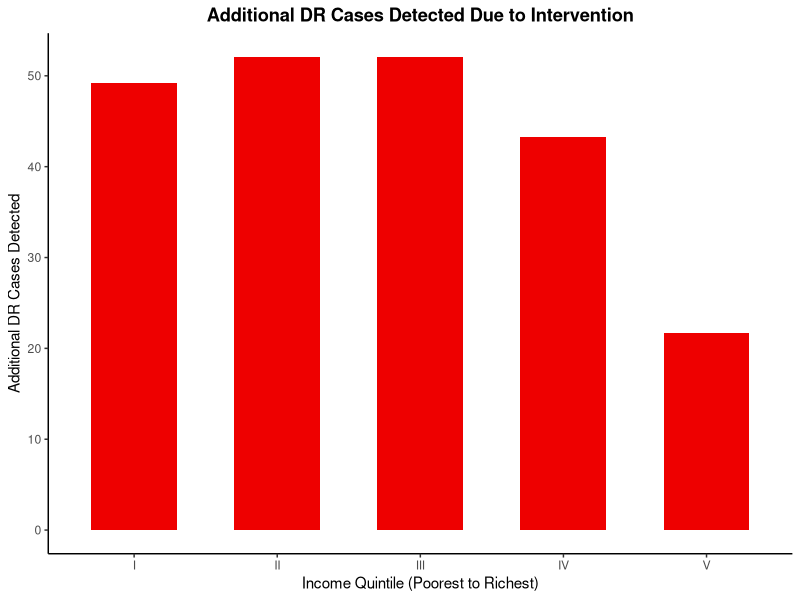
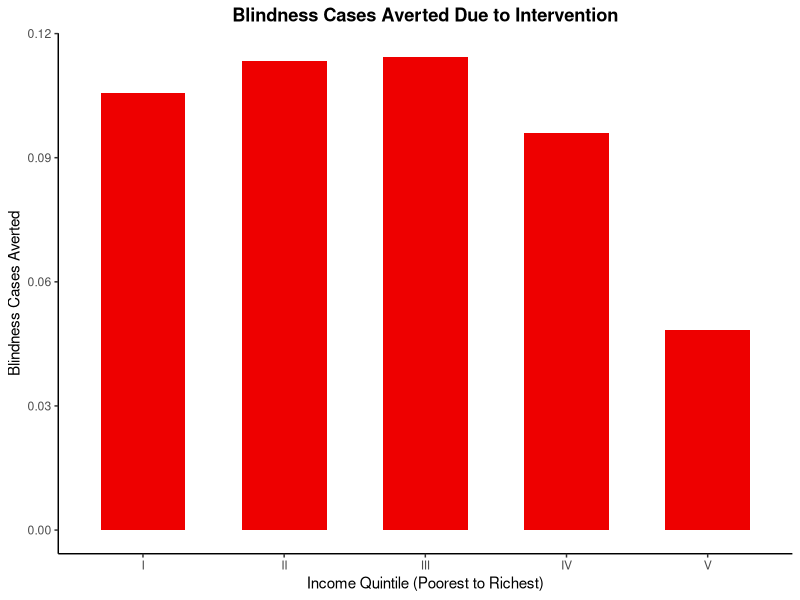

These figures' R source, in order:

#health benefit calculation and disaggregation 
#cases of DR detected and cases of blindness averted due to intervention

input <- read.csv("input table new.csv")
input$Value <- as.numeric(gsub(",", "", input$Value)) 



get_val <- function(name) input$Value[input$Parameters == name]
quintiles <- 1:5

#section 1: Additional DR cases detected due to intervention  
#1.1 estimating the cases of DR detected before the screening intervention in each income quintile

dr_baseline <- sapply(quintiles, function(i) {
  get_val(paste0("pop_", i)) *
    get_val(paste0("dr_", i)) *
    get_val(paste0("pcu_", i)) *
    get_val("cov_b") *
    get_val("sens_b")})

#1.2 estimating the cases of DR detected after the screening intervention in each income quintile
dr_inv <- sapply(quintiles, function(i) {
  get_val(paste0("pop_", i)) *
    get_val(paste0("dr_", i)) *
    get_val(paste0("pcu_", i)) *
    get_val("cov_inv") *
    get_val("sens_inv")})

#1.3 estimating the difference in number of DR cases detected per quintile and plot 

dr_detected <- dr_inv - dr_baseline

library(ggplot2)
plot_dr <- data.frame(
  quintile = factor(c("I","II","III","IV","V"), levels=c("I","II","III","IV","V")),
  dr_detected = dr_detected)

ggplot(plot_dr, aes(x=quintile, y=dr_detected)) +
  geom_col(fill="red2", width=0.6)+
  labs(title="Additional DR Cases Detected Due to Intervention",
       x="Income Quintile (Poorest to Richest)",
       y="Additional DR Cases Detected") +
  theme_classic()+
  theme(plot.title=element_text(hjust=0.5, face="bold"))

#section 2: Number of blindness cases averted due to intervention
#2.1 estimating blindness cases due to DR before the screening intervention in each income quintile

blind_baseline <-  sapply(quintiles, function(i) {
  get_val(paste0("pop_", i)) *
    get_val(paste0("dr_", i)) *
    get_val(paste0("pcu_", i)) *
    get_val("cov_b") *
    get_val("sens_b") *
    (1 - get_val("lfu_referral")) *
    (1 - get_val("lfu_treat")) *
    get_val(paste0("vtdr_dr_", i)) *
    get_val("eff_blind")})

#2.2 estimating blindness cases due to DR after the screening intervention in each income quintile
blind_inv <-  sapply(quintiles, function(i) {
  get_val(paste0("pop_", i)) *
    get_val(paste0("dr_", i)) *
    get_val(paste0("pcu_", i)) *
    get_val("cov_inv") *
    get_val("sens_inv") *
    (1 - get_val("lfu_referral")) *
    (1 - get_val("lfu_treat")) *
    get_val(paste0("vtdr_dr_", i)) *
    (1 - get_val("vtdr_reduction"))*
    get_val("eff_blind")})

#1.3 estimating blindness cases averted per quintile and plot
blind_averted <- blind_inv - blind_baseline

plot_blind <- data.frame(
  quintile = factor(c("I","II","III","IV","V"), levels=c("I","II","III","IV","V")),
  blind_averted = blind_averted)

ggplot(plot_blind, aes(x=quintile, y=blind_averted)) +
  geom_col(fill="red2", width=0.6)+
  labs(title="Blindness Cases Averted Due to Intervention",
       x="Income Quintile (Poorest to Richest)",
       y="Blindness Cases Averted") +
  theme_classic()+
  theme(plot.title=element_text(hjust=0.5, face="bold"))
